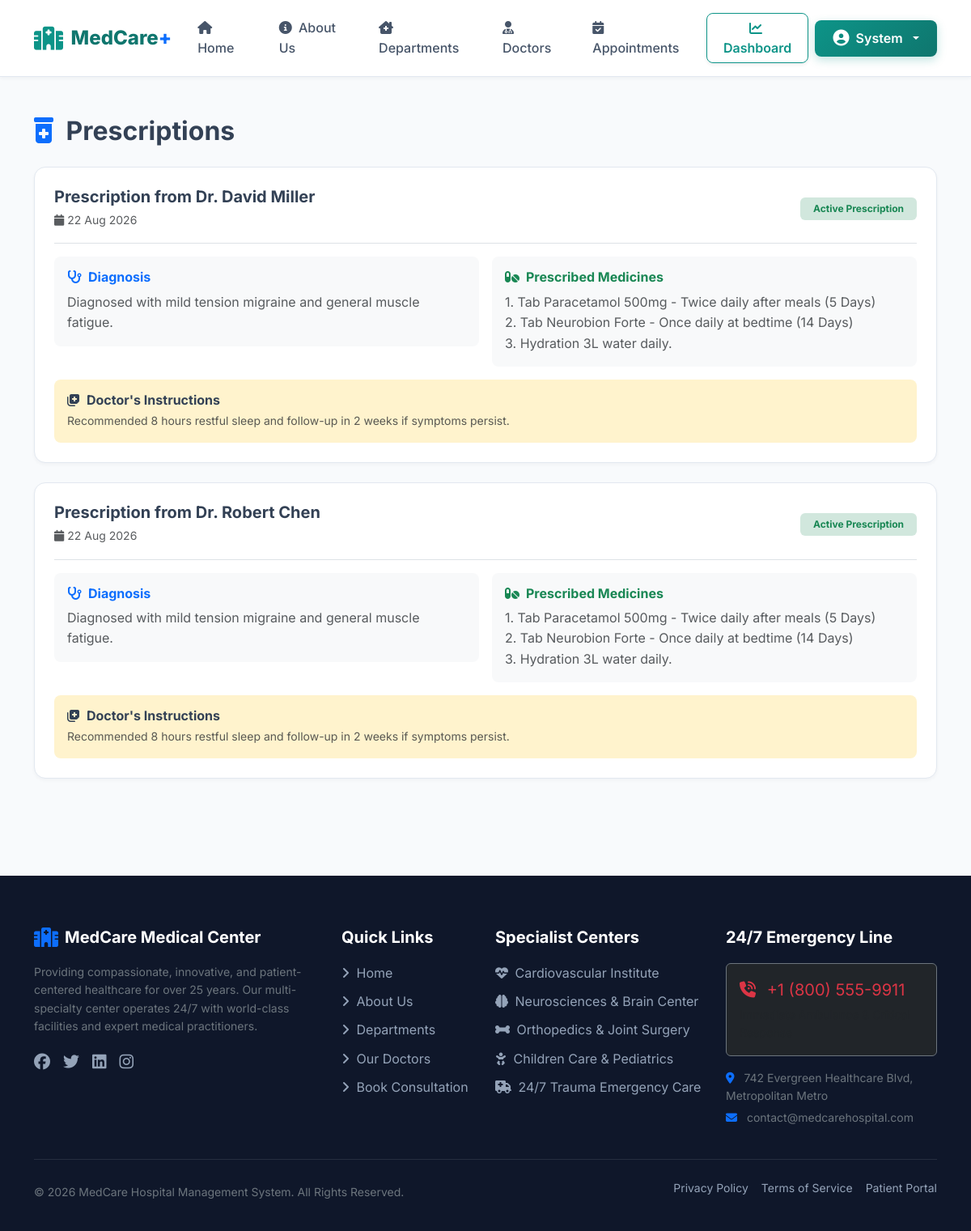
The page /patients/prescriptions/ (signed in) on the database its author committed.
### patients/models.py (models this page shows, shortened)
class MedicalRecord(models.Model):
    patient = models.ForeignKey(User, on_delete=models.CASCADE, related_name='medical_records')
    doctor = models.ForeignKey(Doctor, on_delete=models.SET_NULL, null=True, related_name='medical_records_given')
    appointment = models.OneToOneField('appointments.Appointment', on_delete=models.SET_NULL, null=True, blank=True, related_name='medical_record')
    diagnosis = models.TextField(help_text="Detailed diagnosis & medical findings")
    prescription = models.TextField(help_text="Prescribed medicines, dosages, and administration timing")
    medical_notes = models.TextField(blank=True, null=True, help_text="Additional doctor notes or recommended tests")
    created_at = models.DateTimeField(auto_now_add=True)
    class Meta:
        ordering = ['-created_at']

### doctors/models.py (models this page shows, shortened)
class Doctor(models.Model):
    STATUS_CHOICES = (
        ('Active', 'Active'),
        ('Inactive', 'Inactive'),
        ('On Leave', 'On Leave'),
    )
    doctor_id = models.CharField(max_length=30, unique=True, blank=True, null=True, help_text="e.g. DOC-001")
    user = models.OneToOneField(User, on_delete=models.CASCADE, related_name='doctor_profile', null=True, blank=True)
    name = models.CharField(max_length=150)
    department = models.ForeignKey(Department, on_delete=models.SET_NULL, null=True, related_name='doctors')
    specialization_ref = models.ForeignKey(Specialization, on_delete=models.SET_NULL, null=True, blank=True, related_name='doctors')
    specialization = models.CharField(max_length=150, blank=True)
    qualification = models.CharField(max_length=200, help_text="e.g. MBBS, MD (Cardiology)")
    experience = models.PositiveIntegerField(help_text="Years of clinical experience", default=5)
    phone = models.CharField(max_length=20)
    email = models.EmailField()
    address = models.TextField(blank=True, null=True)
    consultation_fee = models.DecimalField(max_digits=10, decimal_places=2, default=500.00)
    availability = models.CharField(max_length=200, default="Mon - Sat (09:00 AM - 05:00 PM)")
    about_doctor = models.TextField(blank=True, null=True)
    profile_image = models.ImageField(upload_to='doctors/', blank=True, null=True)
    image_url = models.URLField(max_length=500, blank=True, null=True, help_text="Reliable remote photo fallback")
    status = models.CharField(max_length=20, choices=STATUS_CHOICES, default='Active')
    is_available = models.BooleanField(default=True)
    created_at = models.DateTimeField(auto_now_add=True)
    updated_at = models.DateTimeField(auto_now=True)
    class Meta:
        ordering = ['name']

### patients/views.py (the view)
# urls.py: path('prescriptions/', views.prescriptions_view, name='prescriptions'),
@login_required
def prescriptions_view(request):
    if hasattr(request.user, 'profile') and request.user.profile.is_patient:
        records = MedicalRecord.objects.filter(patient=request.user).exclude(prescription__isnull=True).exclude(prescription__exact='')
    else:
        records = MedicalRecord.objects.exclude(prescription__isnull=True).exclude(prescription__exact='')
    return render(request, 'patients/prescriptions.html', {'records': records})

### accounts/context_processors.py (called while the page is built, shortened)
def user_role_context(request):
    if request.user.is_authenticated:
        try:
            profile = request.user.profile
            return {
                'user_profile': profile,
                'is_patient': profile.is_patient,
                'is_doctor': profile.is_doctor,
                'is_admin': profile.is_admin_user or request.user.is_superuser,
            }
        except Exception:
            return {
                'user_profile': None,
                'is_patient': False,
                'is_doctor': False,
                'is_admin': request.user.is_superuser,
            }

### accounts/models.py (called while the page is built)
    @property
    def is_patient(self):
        return self.role == 'PATIENT'

    @property
    def is_doctor(self):
        return self.role == 'DOCTOR'

    @property
    def is_admin_user(self):
        return self.role == 'ADMIN' or self.user.is_superuser

### templates/patients/prescriptions.html (shortened to what this page needs)
{% extends 'base.html' %}
{% block content %}
<div class="container py-5">
    <h2 class="fw-bold mb-4"><i class="fa-solid fa-prescription-bottle-medical text-primary me-2"></i> Prescriptions</h2>
    {% if records %}
    {% for record in records %}
    <div class="medical-card p-4 mb-4">
        <div class="d-flex justify-content-between align-items-center mb-3 pb-3 border-bottom">
            <div>
                <h5 class="fw-bold mb-1">Prescription from Dr. {{ record.doctor.name }}</h5>
                <span class="text-muted small"><i class="fa-solid fa-calendar me-1"></i>{{ record.created_at|date:"d M Y" }}</span>
            </div>
            <span class="badge bg-success-subtle text-success fw-bold px-3 py-2">Active Prescription</span>
        </div>
        <div class="row g-3">
            <div class="col-md-6">
                <div class="p-3 bg-light rounded-3">
                    <h6 class="fw-bold text-primary mb-2"><i class="fa-solid fa-stethoscope me-2"></i>Diagnosis</h6>
                    <p class="text-muted mb-0">{{ record.diagnosis }}</p>
                </div>
            </div>
            <div class="col-md-6">
                <div class="p-3 bg-light rounded-3">
                    <h6 class="fw-bold text-success mb-2"><i class="fa-solid fa-pills me-2"></i>Prescribed Medicines</h6>
                    <p class="text-muted mb-0" style="white-space: pre-line;">{{ record.prescription }}</p>
                </div>
            </div>
            {% if record.medical_notes %}
            <div class="col-12">
                <div class="p-3 bg-warning-subtle rounded-3">
                    <h6 class="fw-bold mb-1"><i class="fa-solid fa-notes-medical me-2"></i>Doctor's Instructions</h6>
                    <p class="text-muted small mb-0">{{ record.medical_notes }}</p>
                </div>
            </div>
            {% endif %}
        </div>
    </div>
    {% endfor %}
    {% else %}
    <div class="text-center py-5">
        <i class="fa-solid fa-prescription-bottle fs-1 text-muted mb-3 d-block"></i>
        <h5 class="text-muted">No prescriptions issued yet.</h5>
        <a href="{% url 'book_appointment' %}" class="btn btn-primary mt-2">Book an Appointment</a>
    </div>
    {% endif %}
</div>
{% endblock %}

### templates/base.html (shortened to what this page needs)
{% load static %}
<!DOCTYPE html>
<html lang="en">
<head>
    <link href="https://cdn.jsdelivr.net/npm/bootstrap@5.3.2/dist/css/bootstrap.min.css" rel="stylesheet">
    <link rel="stylesheet" href="https://cdnjs.cloudflare.com/ajax/libs/font-awesome/6.5.1/css/all.min.css">
    <link rel="stylesheet" href="{% static 'css/style.css' %}">
</head>
<body>
    <nav class="navbar navbar-expand-lg navbar-custom">
        <div class="container">
            <a class="navbar-brand" href="{% url 'home' %}">
                <i class="fa-solid fa-hospital"></i>
                <span>MedCare<span class="text-primary">+</span></span>
            </a>
            <div class="collapse navbar-collapse" id="navbarMain">
                <ul class="navbar-nav mx-auto mb-2 mb-lg-0">
                    <li class="nav-item">
                        <a class="nav-link {% if request.resolver_match.url_name == 'home' %}active{% endif %}" href="{% url 'home' %}">
                            <i class="fa-solid fa-house me-1"></i> Home
                        </a>
                    </li>
                    <li class="nav-item">
                        <a class="nav-link {% if request.resolver_match.url_name == 'about' %}active{% endif %}" href="{% url 'about' %}">
                            <i class="fa-solid fa-circle-info me-1"></i> About Us
                        </a>
                    </li>
                    <li class="nav-item">
                        <a class="nav-link {% if 'department' in request.path %}active{% endif %}" href="{% url 'department_list' %}">
                            <i class="fa-solid fa-clinic-medical me-1"></i> Departments
                        </a>
                    </li>
                    <li class="nav-item">
                        <a class="nav-link {% if 'doctor' in request.path and 'login' not in request.path and 'dashboard' not in request.path %}active{% endif %}" href="{% url 'doctor_list' %}">
                            <i class="fa-solid fa-user-md me-1"></i> Doctors
                        </a>
                    </li>
                    <li class="nav-item">
                        <a class="nav-link {% if 'book' in request.path %}active{% endif %}" href="{% url 'book_appointment' %}">
                            <i class="fa-solid fa-calendar-check me-1"></i> Appointments
                        </a>
                    </li>
                </ul>
                <div class="d-flex align-items-center gap-2">
                    {% if user.is_authenticated %}
                        <a href="{% url 'dashboard_redirect' %}" class="btn btn-outline-primary shadow-sm">
                            <i class="fa-solid fa-chart-line me-1"></i> Dashboard
                        </a>
                        <div class="dropdown">
                            <button class="btn btn-primary dropdown-toggle d-flex align-items-center gap-2" type="button" data-bs-toggle="dropdown" aria-expanded="false">
                                <i class="fa-solid fa-user-circle fs-5"></i>
                                <span>{{ user.first_name|default:user.username }}</span>
                            </button>
                        </div>
                    {% endif %}
                </div>
            </div>
        </div>
    </nav>
    <main class="flex-grow-1">
        {% block content %}{% endblock %}
    </main>
    <footer class="footer-custom mt-5">
        <div class="container">
            <div class="row g-4">
                <div class="col-lg-4 col-md-6">
                    <h5 class="d-flex align-items-center gap-2">
                        <i class="fa-solid fa-hospital text-primary fs-4"></i>
                        <span>MedCare Medical Center</span>
                    </h5>
                    <p class="small text-secondary mt-3">
                        Providing compassionate, innovative, and patient-centered healthcare for over 25 years. Our multi-specialty center operates 24/7 with world-class facilities and expert medical practitioners.
                    </p>
                    <div class="d-flex gap-3 mt-3 fs-5">
                        <a href="#" class="footer-link"><i class="fa-brands fa-facebook"></i></a>
                        <a href="#" class="footer-link"><i class="fa-brands fa-twitter"></i></a>
                        <a href="#" class="footer-link"><i class="fa-brands fa-linkedin"></i></a>
                        <a href="#" class="footer-link"><i class="fa-brands fa-instagram"></i></a>
                    </div>
                </div>
                <div class="col-lg-2 col-md-6">
                    <h5>Quick Links</h5>
                    <a href="{% url 'home' %}" class="footer-link"><i class="fa-solid fa-angle-right me-1"></i> Home</a>
                    <a href="{% url 'about' %}" class="footer-link"><i class="fa-solid fa-angle-right me-1"></i> About Us</a>
                    <a href="{% url 'department_list' %}" class="footer-link"><i class="fa-solid fa-angle-right me-1"></i> Departments</a>
                    <a href="{% url 'doctor_list' %}" class="footer-link"><i class="fa-solid fa-angle-right me-1"></i> Our Doctors</a>
                    <a href="{% url 'book_appointment' %}" class="footer-link"><i class="fa-solid fa-angle-right me-1"></i> Book Consultation</a>
                </div>
                <div class="col-lg-3 col-md-6">
                    <h5>Specialist Centers</h5>
                    <span class="footer-link"><i class="fa-solid fa-heartbeat me-1"></i> Cardiovascular Institute</span>
                    <span class="footer-link"><i class="fa-solid fa-brain me-1"></i> Neurosciences & Brain Center</span>
                    <span class="footer-link"><i class="fa-solid fa-bone me-1"></i> Orthopedics & Joint Surgery</span>
                    <span class="footer-link"><i class="fa-solid fa-baby me-1"></i> Children Care & Pediatrics</span>
                    <span class="footer-link"><i class="fa-solid fa-ambulance me-1"></i> 24/7 Trauma Emergency Care</span>
                </div>
                <div class="col-lg-3 col-md-6">
                    <h5>24/7 Emergency Line</h5>
                    <div class="p-3 bg-dark rounded border border-secondary mb-3">
                        <div class="text-danger font-weight-bold fs-5"><i class="fa-solid fa-phone-volume me-2"></i> +1 (800) 555-9911</div>
                        <div class="small text-muted mt-1">Immediate Ambulance & Critical Response</div>
                    </div>
                    <p class="small text-secondary mb-1"><i class="fa-solid fa-location-dot me-2 text-primary"></i> 742 Evergreen Healthcare Blvd, Metropolitan Metro</p>
                    <p class="small text-secondary"><i class="fa-solid fa-envelope me-2 text-primary"></i> contact@medcarehospital.com</p>
                </div>
            </div>
            <hr class="border-secondary my-4">
            <div class="d-flex flex-column flex-sm-row justify-content-between align-items-center small text-secondary">
                <p class="mb-0">&copy; 2026 MedCare Hospital Management System. All Rights Reserved.</p>
                <div class="d-flex gap-3">
                    <a href="#" class="footer-link">Privacy Policy</a>
                    <a href="#" class="footer-link">Terms of Service</a>
                    <a href="#" class="footer-link">Patient Portal</a>
                </div>
            </div>
        </div>
    </footer>
</body>
</html>

### static/css/style.css (style rules this page uses)
:root { --primary-color: #0d9488; --primary-dark: #0f766e; --primary-light: #ccfbf1; --secondary-color: #0284c7; --accent-color: #10b981; --warning-color: #f59e0b; --danger-color: #ef4444; --dark-color: #0f172a; --body-bg: #f8fafc; --card-bg: #ffffff; --text-muted: #64748b; --border-color: #e2e8f0; --shadow-sm: 0 2px 4px rgba(15, 23, 42, 0.04); --shadow-md: 0 10px 25px -5px rgba(15, 23, 42, 0.08), 0 8px 10px -6px rgba(15, 23, 42, 0.04); --shadow-lg: 0 20px 35px -10px rgba(13, 148, 136, 0.15); --transition-smooth: all 0.3s cubic-bezier(0.4, 0, 0.2, 1); --radius-sm: 8px; --radius-md: 14px; --radius-lg: 20px; }
body { font-family: 'Inter', -apple-system, BlinkMacSystemFont, "Segoe UI", Roboto, "Helvetica Neue", Arial, sans-serif; background-color: var(--body-bg); color: #334155; line-height: 1.6; min-height: 100vh; display: flex; flex-direction: column; }
a { text-decoration: none; transition: var(--transition-smooth); }
.btn-primary { background: linear-gradient(135deg, var(--primary-color), var(--primary-dark)); border: none; border-radius: var(--radius-sm); padding: 0.65rem 1.4rem; font-weight: 600; box-shadow: 0 4px 12px rgba(13, 148, 136, 0.25); transition: var(--transition-smooth); }
.btn-outline-primary { color: var(--primary-color); border-color: var(--primary-color); border-radius: var(--radius-sm); font-weight: 600; }
.navbar-custom { background: rgba(255, 255, 255, 0.95); backdrop-filter: blur(12px); border-bottom: 1px solid var(--border-color); box-shadow: var(--shadow-sm); padding: 0.85rem 0; position: sticky; top: 0; z-index: 1050; }
.navbar-brand { font-size: 1.5rem; font-weight: 800; color: var(--primary-dark) !important; display: flex; align-items: center; gap: 0.6rem; }
.navbar-brand i { font-size: 1.8rem; color: var(--primary-color); }
.nav-link { font-weight: 500; color: #475569 !important; padding: 0.5rem 1rem !important; border-radius: var(--radius-sm); transition: var(--transition-smooth); }
.medical-card { background: var(--card-bg); border-radius: var(--radius-md); border: 1px solid var(--border-color); box-shadow: var(--shadow-sm); transition: var(--transition-smooth); height: 100%; overflow: hidden; }
.footer-custom { background: var(--dark-color); color: #94a3b8; padding: 4rem 0 2rem; margin-top: auto; }
.footer-custom h5 { color: #ffffff; font-weight: 700; margin-bottom: 1.25rem; }
.footer-link { color: #94a3b8; display: block; margin-bottom: 0.6rem; }

### rows shown on the page
MedicalRecord: doctor.name "David Miller", created_at "22 Aug 2026", diagnosis "Diagnosed with mild tension migraine and general muscle fatigue.", prescription "1. Tab Paracetamol 500mg - Twice daily after meals (5 Days) 2. Tab Neurobion Forte - Once daily at bedtime (14 Days) 3. Hydration 3L water daily.", medical_notes "Recommended 8 hours restful sleep and follow-up in 2 weeks if symptoms persist."
MedicalRecord: doctor.name "Robert Chen", created_at "22 Aug 2026", diagnosis "Diagnosed with mild tension migraine and general muscle fatigue.", prescription "1. Tab Paracetamol 500mg - Twice daily after meals (5 Days) 2. Tab Neurobion Forte - Once daily at bedtime (14 Days) 3. Hydration 3L water daily.", medical_notes "Recommended 8 hours restful sleep and follow-up in 2 weeks if symptoms persist."

### other values the page prints
{{ user.first_name|default:user.username }} "System"
